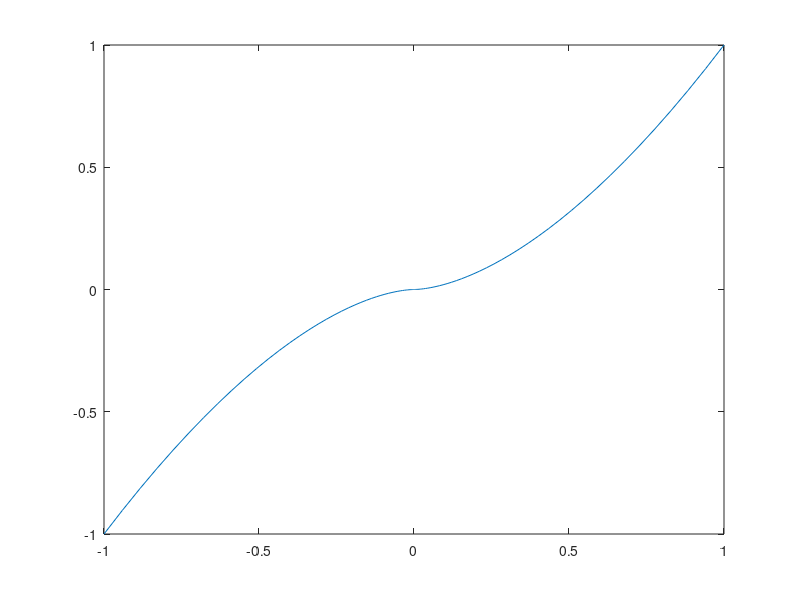

MATLAB code for this plot:
clc;clear;close all
t = linspace(-1,1,100);

% x = t.^2;
% y = t.^3;
% figure(1)
% plot(x,y);
% 
% sx = x + y;
% sy = sx.^2;
% 
% figure(2)
% plot(sx, sy);


x = t.^3;
y = t.^5;
figure(1)
plot(x,y);

    